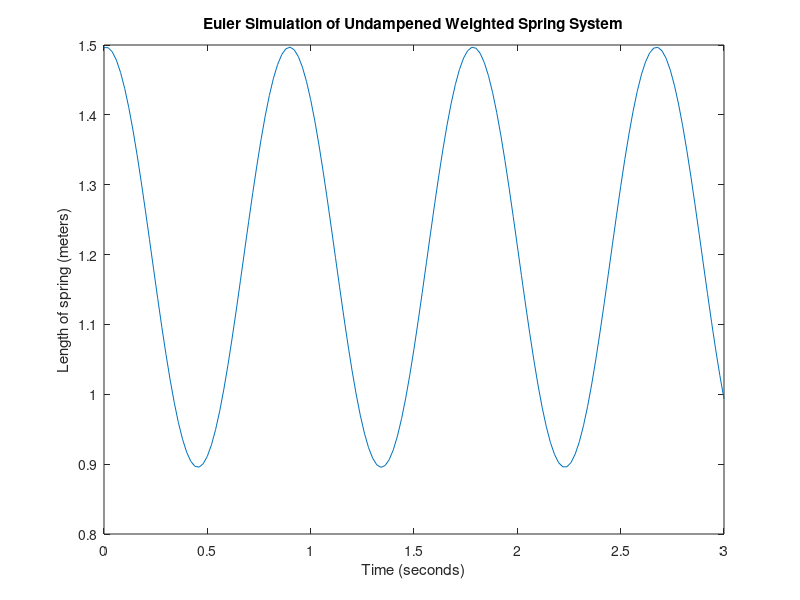

Write MATLAB code to recreate this figure.
% euler.m
% Euler simulation of undampened weighted spring system (Ch. 3.2)
% George Witteman

simulation_length = 3; % seconds
deltaT = 0.02; % seconds
t = 0:deltaT:simulation_length;

init_displacement = 0.3; % meters
spring_constant = 10; % N/m (spring constant)
unweighted_length = 1; % meter
acceleration_due_to_gravity = 9.81; % m/s^2
mass = 0.2; % kg
weight = mass * acceleration_due_to_gravity; % (kg * m) / s^2
weight_displacement = weight / spring_constant; % (kg * N) / s^2

% Arrays
P = zeros(1,length(t)); % position / spring length
V = zeros(1,length(t)); % velocity

% Initial conditions
P(1) = unweighted_length + weight_displacement + init_displacement;
V(1) = 0;

% Simulation Loop
for i = 2:length(t)
  P(i) = P(i-1) + V(i-1) * deltaT;
  displacement = P(i) - unweighted_length;
  restoring_spring_force = -spring_constant * displacement;
  dVdt = (weight + restoring_spring_force) / mass;
  V(i) = V(i-1) + dVdt * deltaT;
end

figure;
plot(t,P);
hold on;
title('Euler Simulation of Undampened Weighted Spring System');
xlabel('Time (seconds)');
ylabel('Length of spring (meters)');
hold off;